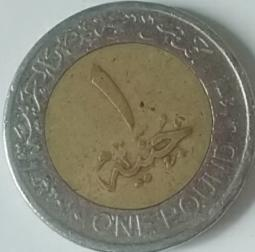
#> input picture SIFT-Feature-Extraction/IMG/Train.jpeg, 255 x 252 px, found by its file name
$ jupyter execute 'SIFT case 2.ipynb'
#> lines starting #> are read from the running program, lines starting #| are printed output that depends on the picture; long printed decimals are rounded
[cell 1]
# import libraries
import numpy as np
import cv2
import matplotlib
from matplotlib import pyplot as plt

[cell 2]
# read and plot images
img1=cv2.imread("Train.jpeg",0)
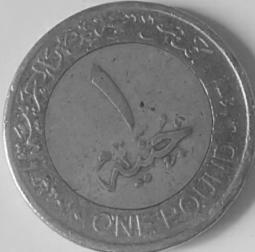
#> img1: shape (252, 255); min 52, max 255, mean 126.1
img2=cv2.imread("8.jpeg",0)
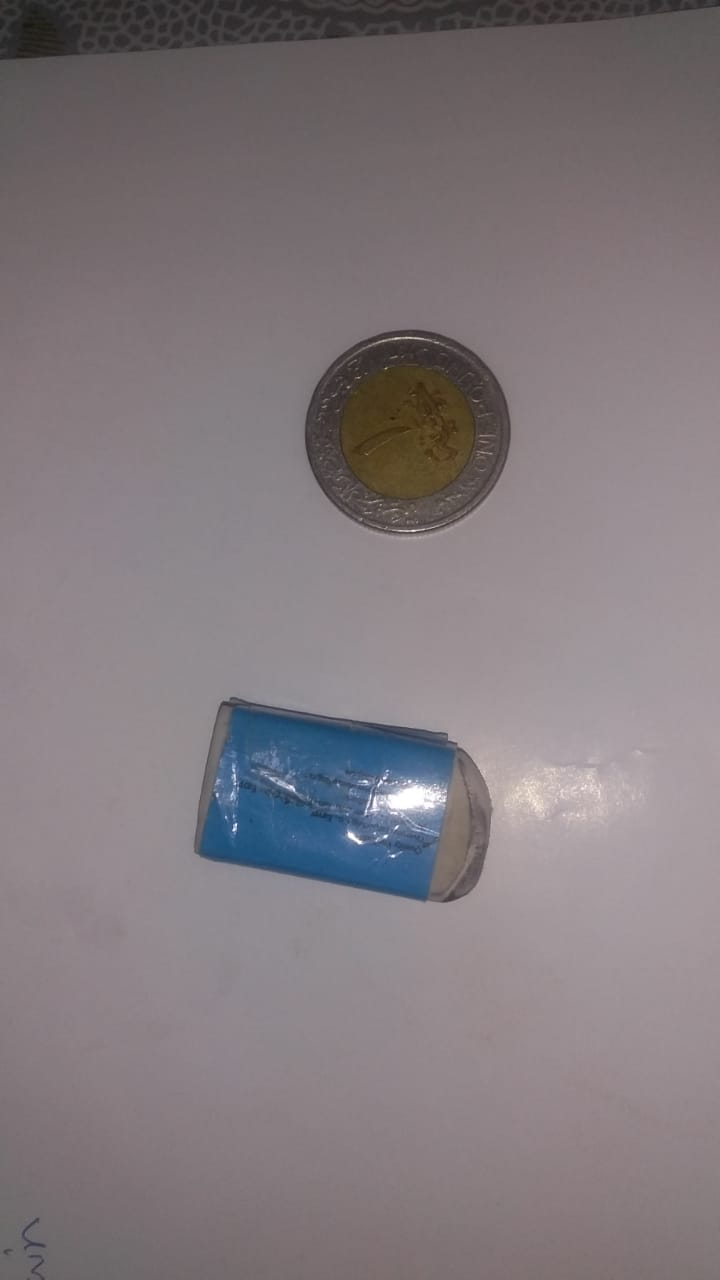
#> input picture SIFT-Feature-Extraction/IMG/8.jpeg, 720 x 1280 px, found by its file name
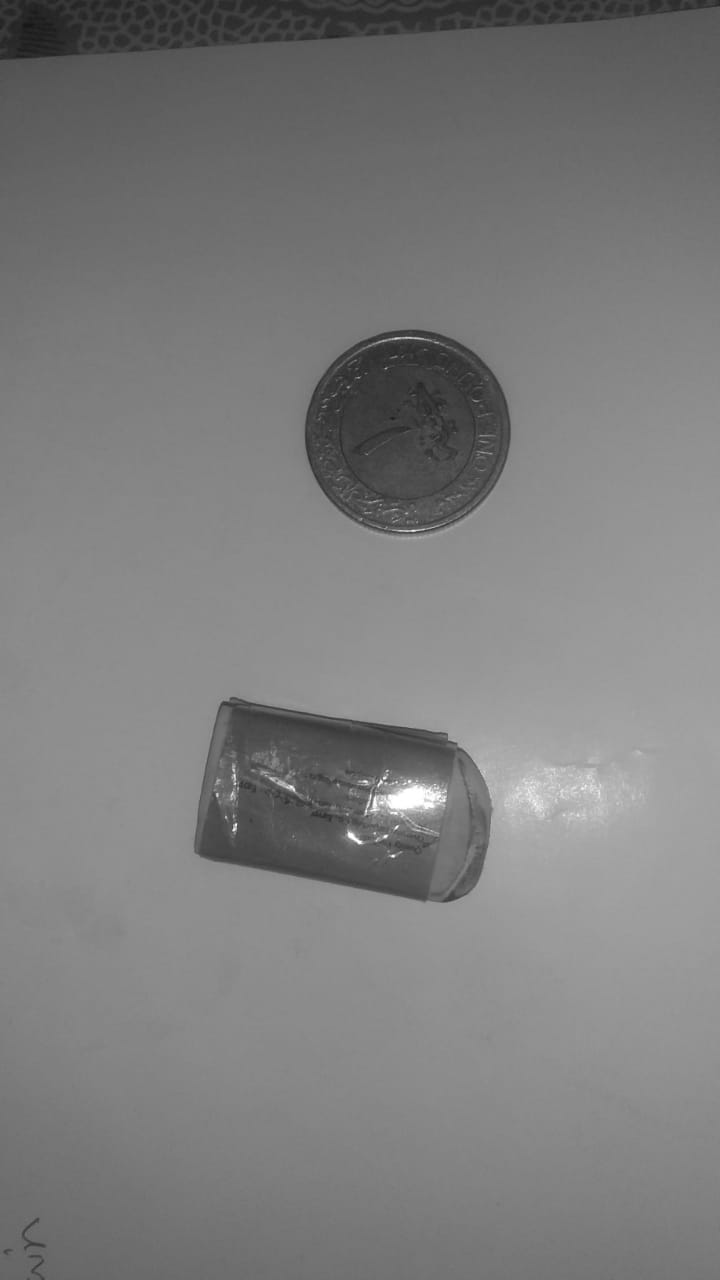
#> img2: shape (1280, 720); min 22, max 255, mean 124.4

plt.figure(figsize=(20,20))


plt.subplot(1,2,1)
plt.imshow(img1,"gray")

plt.subplot(1,2,2)
plt.imshow(img2,"gray")
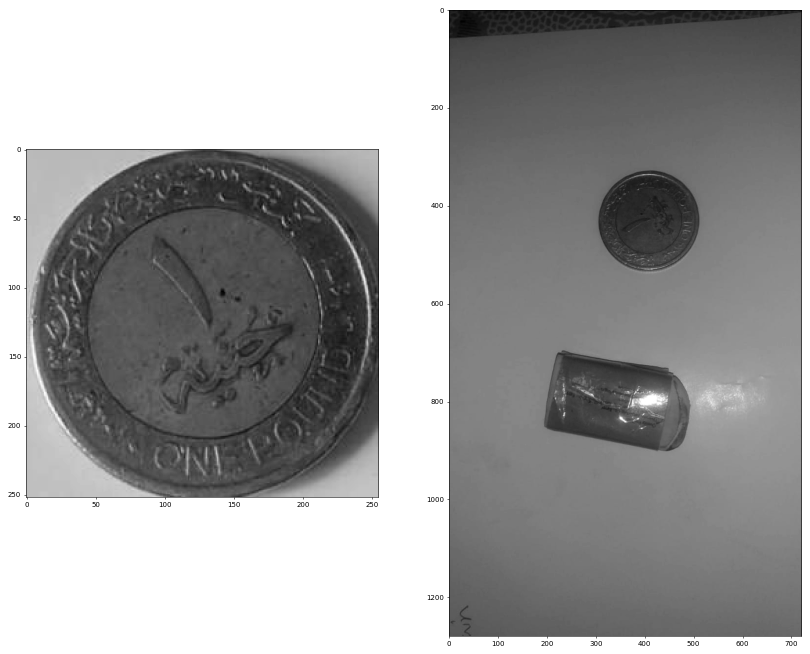
#> figure drawn by matplotlib, 2 panels

[cell 3]
print("img1 shape => ",img1.shape)
#| img1 shape =>  (252, 255)
print("------------------------------")
print("img2 shape => ",img2.shape)
#| img2 shape =>  (1280, 720)

### Feature Extraction (SIFT)

[cell 4]
#sift =cv.xfeatures2d.SIFT_create ( nfeatures =0, nOctaveLayers=3, contrastThreshold=0.04 , edgeThreshold=10 , sigma =1.6)
sift = cv2.xfeatures2d.SIFT_create()

[cell 5]
#keypoints, descriptors=cv.Feature2D.detectAndCompute(image, mask, descriptors, useProvidedKeypoints)
kp1, dp1 = sift.detectAndCompute(img1, None)
#> kp1 = 284 keypoints; strongest (x, y, size): (237, 75, 1.9), (228, 59, 2), (241, 85, 2.1), (240, 82, 2.2)
kp2, dp2 = sift.detectAndCompute(img2, None)
#> kp2 = 312 keypoints; strongest (x, y, size): (393, 856, 2.2), (385, 836, 2.5), (412, 798, 30.4), (384, 778, 2)
print("Descriptor img1 = \n",dp1)
#> (printed output is left out)
print("Descriptor shape  img1 => ",dp1.shape)
#| Descriptor shape  img1 =>  (284, 128)
print("----------------------------------------------")
print("Descriptor img2 = \n",dp2)
#> (printed output is left out)
print("Descriptor shape img2 => ",dp2.shape)
#| Descriptor shape img2 =>  (312, 128)

##### Draw Keypoints

[cell 6]
#outImage=cv.drawKeypoints(image,kp,outImage,color,flags)
img1=cv2.drawKeypoints(img1,kp1,img1)
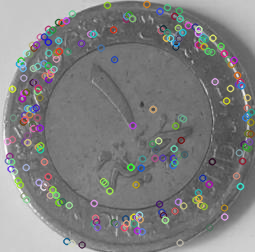
#> img1: shape (252, 255, 3); mean of channels 0, 1, 2 127.1, 127.4, 127.2; drawn as B, G, R
img2=cv2.drawKeypoints(img2,kp2,img2)
#> img2: shape (1280, 720, 3)

plt.figure(figsize=(20,20))


plt.subplot(1,2,1)
plt.imshow(img1)

plt.subplot(1,2,2)
plt.imshow(img2)

##### Feature Matching

[cell 7]
#Flann
FLANN_INDEX_LSH = 1
index_params = dict(algorithm=1, trees=5)
search_params = dict(checks=50)
flann = cv2.FlannBasedMatcher(index_params, search_params)

[cell 8]
#matches = flann.knnMatch(descriptors1, descriptors2, k)
matches = flann.knnMatch(dp1, dp2, k=2)
#> matches = 284 matches
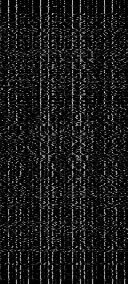
#> dp1: shape (284, 128) float32; min 0, max 216, mean 25.2
len(matches)
#> Out = 284

[cell 9]
for m,n in matches:
    print("m.distance = ",m.distance," n.distance = ",n.distance)
#> this loop made 284 passes
#| m.distance =  175.314  n.distance =  176.372
#| m.distance =  129.638  n.distance =  147.197
#| m.distance =  169.514  n.distance =  180.524
#| m.distance =  142.260  n.distance =  145.324
#| m.distance =  143.934  n.distance =  147.641
#| m.distance =  117.235  n.distance =  144.720
#| m.distance =  311.411  n.distance =  328.784
#| m.distance =  124.105  n.distance =  157.277
#> (further printed lines are left out)

[cell 10]
good = []
for m,n in matches:
    if m.distance < 0.75*n.distance:
        good.append(m)
#> after the loop, good = 10 matches
len(good)
#> Out = 10
#img3 = cv2.drawMatches(img,kp1,train_img,kp2,good,None,flags=2)
#plt.figure(figsize=(20,20))
#plt.imshow(img3)

### Homography

[cell 11]
#cv.FindHomography(srcPoints, dstPoints, method=0, ransacReprojThreshold=3.0)
query_pts = np.float32([kp1[m.queryIdx].pt for m in good]).reshape(-1, 1, 2)
#> query_pts = [[22.61, 67.95], [52.36, 189.3], [113.7, 222.1], [132.4, 125.2], [133.5, 216.7], [139.7, 219.2], [175.2, 125.5], [178.6, 38.38], [241.1, 85.33], [247.4, 114.9]]

train_pts = np.float32([kp2[m.trainIdx].pt for m in good]).reshape(-1, 1, 2)
#> train_pts = [[458.5, 514.4], [447.5, 498.8], [481.3, 454.4], [31.64, 1256.2], [480, 438.2], [483, 433.3], [439.8, 407.4], [340.5, 377.5], [395.9, 338.3], [395.9, 338.3]]

matrix, mask = cv2.findHomography(query_pts, train_pts, cv2.RANSAC, 1.0)
#> matrix = [[0.0637, 0.638, 304.9], [-0.822, 0.0269, 516.1], [-0.000161, -0.000174, 1]]; mask = [0, 1, 1, 0, 1, 1, 0, 0, 1, 0]

matches_mask = mask.ravel().tolist()
#> matches_mask = [0, 1, 1, 0, 1, 1, 0, 0, 1, 0]

[cell 12]
print("matrix shape => ",matrix.shape)
print("------------------------------")
print("matrix \n",matrix)
print("------------------------------")
print("mask shape => ",mask.shape)
print("------------------------------")
print("len (matches_mask) => ",len(matches_mask))
print("------------------------------")
print("matches_mask \n",matches_mask)

[cell 13]
print("------------------------------")
print("number ot outliers = ", matches_mask.count(0))
print("------------------------------")
print("number ot inliers = ", matches_mask.count(1))

# Perspective

[cell 14]
h, w ,channel= img1.shape
#> h = 252; w = 255; channel = 3
pts = np.float32([[0, 0], [0, h], [w, h], [w, 0]]).reshape(-1, 1, 2)
#> pts = [[0, 0], [0, 252], [255, 252], [255, 0]]
print("pts shape => ",pts.shape)
print("------------------------------")
print("pts \n",pts)
print("------------------------------")

#### cv2.warpPerspective(src, M, dsize[, dst[, flags[, borderMode[, borderValue]]]])

[cell 15]
#train_img = cv2.warpPerspective(train_img, matrix,(img1.shape[1], img1.shape[0]))
dst = cv2.perspectiveTransform(pts, matrix)
#> dst = [[304.9, 516.1], [487.1, 546.9], [526.7, 342.3], [334.9, 319.5]]
print("dst shape => ",dst.shape)
print("------------------------------")
print("dst \n",dst)
print("------------------------------")

[cell 16]
homography = cv2.polylines(img2, [np.int32(dst)], True, (255, 0, 0), 7)
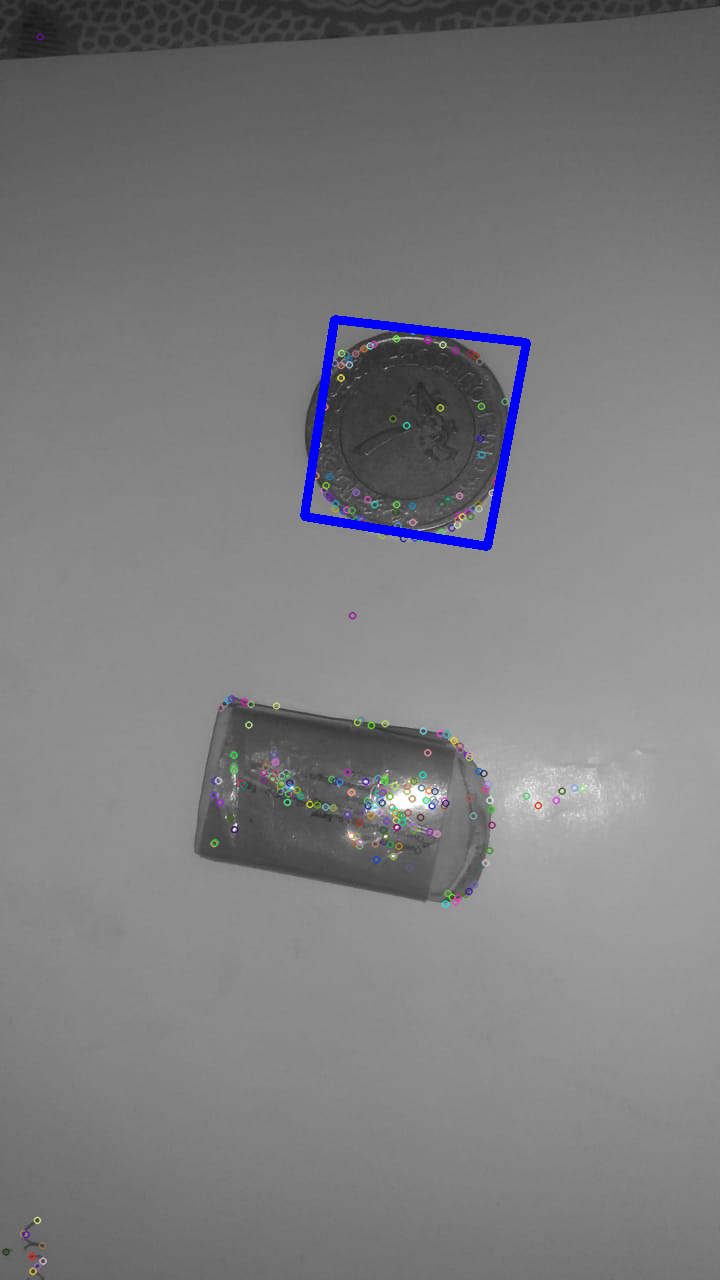
#> homography: shape (1280, 720, 3); mean of channels 0, 1, 2 125.5, 123.5, 123.5; drawn as B, G, R
plt.imshow(homography)

[cell 17]
draw_params = dict( matchColor = (0,255,0),# draw matches in green color
                   singlePointColor = None,
                   matchesMask = matches_mask, # draw only inliers
                   flags = 2)
#> draw_params = 4 items

img4 = cv2.drawMatches(img1,kp1,img2,kp2,good,None,**draw_params)
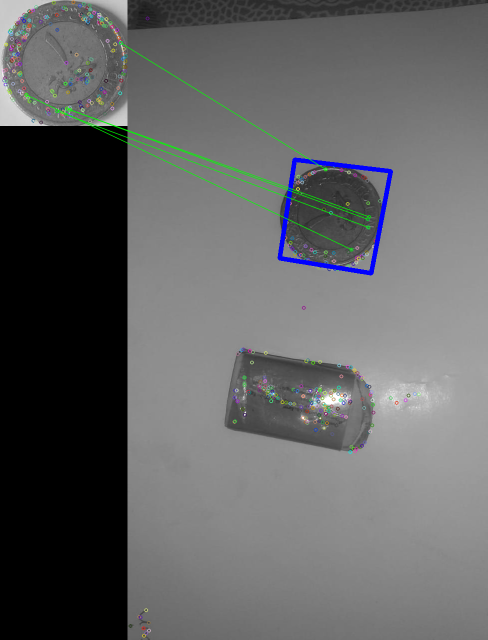
#> img4: shape (1280, 975, 3) (shown at 1/2 size); mean of channels 0, 1, 2 98.8, 98.3, 97.4; drawn as B, G, R

plt.imshow(img4, 'gray')
